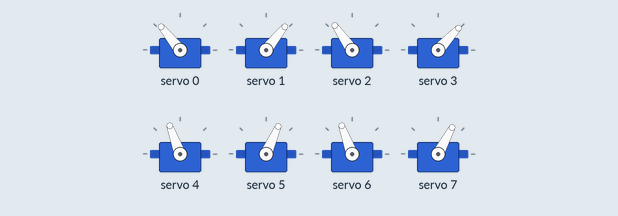
A sketch run on a simulated Arduino Uno, built with avr-gcc and run on an emulated ATmega328P. Parts: 8 × servo. What the sketch prints to the serial monitor is not drawn.

Above: at 0.1 s.
At 4.59 s:
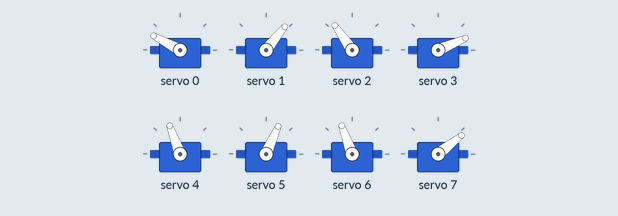
At 9.6 s:
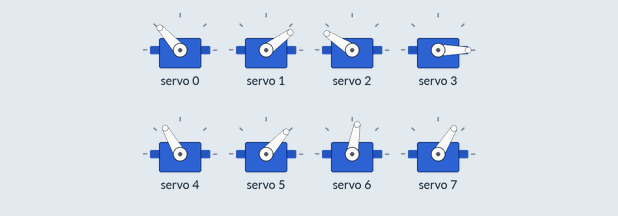
At 19.64 s:
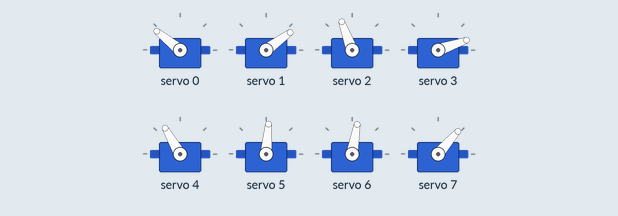
At 29.69 s:
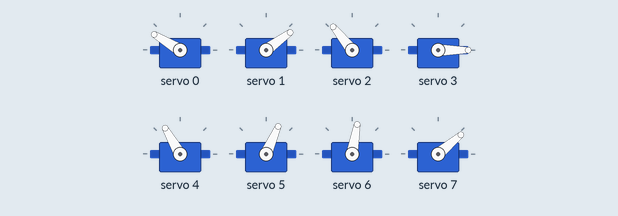
At 39.72 s:
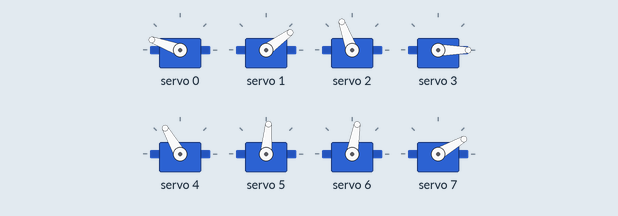
Timing chart, 0 to 40.0 s (numbered marks = the images above):
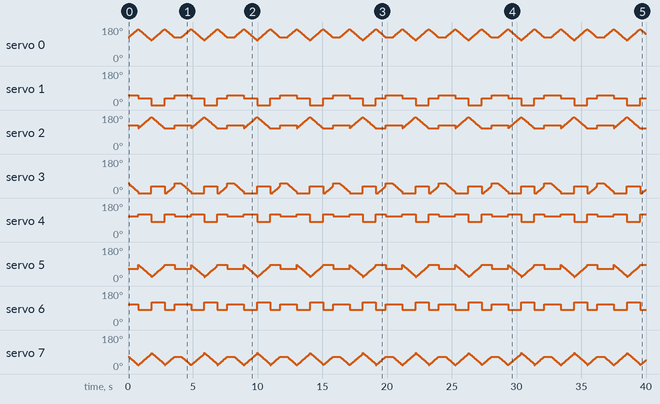

Measured:
- by itself, servo 1: repeats every 4.1 s: 0° 1.0 s, 36° 0.76 s, 51° 1.3 s, 36° 1.0 s
- by itself, servo 4: repeats every 4.1 s: 80° 1.0 s, 120° 0.76 s, 110° 1.3 s, 120° 1.0 s
- by itself, servo 6: repeats every 4.1 s: 120° 1.0 s, 80° 0.76 s, 110° 1.3 s, 80° 1.0 s

The sketch:

8_servi_walk.ino
```cpp
#include<Wire.h>
#include <Adafruit_PWMServoDriver.h>


// Create the PWM driver object
Adafruit_PWMServoDriver pwm = Adafruit_PWMServoDriver();

#define SERVOMIN  150 // This is the 'minimum' pulse length count (out of 4096)
#define SERVOMAX  600 // This is the 'maximum' pulse length count (out of 4096)
#define  FL_hip 0   // The servo channel number on the servo driver
#define  FL_knee 1
#define FR_hip 2
#define FR_knee 3
#define BL_hip 4
#define BL_knee 5
#define BR_hip 6
#define BR_knee 7

void setup() {
  // put your setup code here, to run once:
   Serial.begin(9600);
  Serial.println("Initializing Servo Driver...");

  pwm.begin();
  pwm.setPWMFreq(60);  // Analog servos run at ~60 Hz updates
  pwm.setPWM(0,0,angleToPulseLength(120));
  pwm.setPWM(1,0,angleToPulseLength(45));
  pwm.setPWM(2,0,angleToPulseLength(120));
  pwm.setPWM(3,0,angleToPulseLength(45));
  pwm.setPWM(4,0,angleToPulseLength(105));
  pwm.setPWM(5,0,angleToPulseLength(60));
  pwm.setPWM(6,0,angleToPulseLength(105));
  pwm.setPWM(7,0,angleToPulseLength(60));


  delay(10);

}
int angleToPulseLength(int angle) {
  return map(angle, 0, 180, SERVOMIN, SERVOMAX);
}
void first_walk_left(int curr_angle[],int FL_hip_angle,int FL_knee_angle,int FR_hip_angle,int FR_knee_angle,int BL_hip_angle,int BL_knee_angle,int BR_hip_angle,int BR_knee_angle){
    float FL_ratio_left=FL_knee_angle/FL_hip_angle;
    float FR_ratio_hip=FR_hip_angle/FL_hip_angle;
    float FR_ratio_knee=FR_knee_angle/FL_hip_angle;
    float BL_ratio_hip=BL_hip_angle/FL_hip_angle;
    float BL_ratio_knee=BL_knee_angle/FL_hip_angle;
    float BR_ratio_hip=BR_hip_angle/FL_hip_angle;
    float BR_ratio_knee=BR_knee_angle/FL_hip_angle;

  for(int i=0;i<=FL_hip_angle;i++){
    pwm.setPWM(0,0,angleToPulseLength(i+curr_angle[0]));
    pwm.setPWM(1,0,angleToPulseLength(-FL_ratio_left*i+curr_angle[1]));
    //delay(10);
    pwm.setPWM(2,0,angleToPulseLength(-FR_ratio_hip*i+curr_angle[2]));
    pwm.setPWM(3,0,angleToPulseLength(-FR_ratio_knee*i+curr_angle[3]));
    //delay(10);
    pwm.setPWM(4,0,angleToPulseLength(+BL_ratio_hip*i+curr_angle[4]));
    pwm.setPWM(5,0,angleToPulseLength(BL_ratio_knee*i+curr_angle[5]));
    //delay(10);
    pwm.setPWM(6,0,angleToPulseLength(-BR_ratio_hip*i+curr_angle[6]));
    pwm.setPWM(7,0,angleToPulseLength(-BR_ratio_knee*i+curr_angle[7]));

    delay(10);
  }
  pwm.setPWM(0,0,angleToPulseLength(curr_angle[0]+FL_hip_angle));
  pwm.setPWM(1,0,angleToPulseLength(curr_angle[1]-FL_knee_angle));
  pwm.setPWM(2,0,angleToPulseLength(curr_angle[2]-FR_hip_angle));
  pwm.setPWM(3,0,angleToPulseLength(curr_angle[3]-FR_knee_angle));
  pwm.setPWM(4,0,angleToPulseLength(curr_angle[4]+BL_hip_angle));
  pwm.setPWM(5,0,angleToPulseLength(curr_angle[5]+BL_knee_angle));
  pwm.setPWM(6,0,angleToPulseLength(curr_angle[6]-BR_hip_angle));
  pwm.setPWM(7,0,angleToPulseLength(curr_angle[7]-BR_knee_angle));

  curr_angle[0]+=FL_hip_angle;
  curr_angle[1]-=FL_knee_angle;
  curr_angle[2]-=FR_hip_angle;
  curr_angle[3]-=FR_knee_angle;
  curr_angle[4]+=BL_hip_angle;
  curr_angle[5]+=BL_knee_angle;
  curr_angle[6]-=BR_hip_angle;
  curr_angle[7]-=BR_knee_angle;

}
void walk_cycle(int curr_angle[],int FL_hip_angle,int FL_knee_angle,int FR_hip_angle,int FR_knee_angle,int BL_hip_angle,int BL_knee_angle,int BR_hip_angle,int BR_knee_angle){
  float FL_ratio_left=FL_knee_angle/FL_hip_angle;
    float FR_ratio_hip=FR_hip_angle/FL_hip_angle;
    float FR_ratio_knee=FR_knee_angle/FL_hip_angle;
    float BL_ratio_hip=BL_hip_angle/FL_hip_angle;
    float BL_ratio_knee=BL_knee_angle/FL_hip_angle;
    float BR_ratio_hip=BR_hip_angle/FL_hip_angle;
    float BR_ratio_knee=BR_knee_angle/FL_hip_angle;
  for(int i=0;i<=FL_hip_angle;i++){
    pwm.setPWM(0,0,angleToPulseLength(-i+curr_angle[0]));
    pwm.setPWM(1,0,angleToPulseLength(-FL_ratio_left*i+curr_angle[1]));
    //delay(10);
    pwm.setPWM(2,0,angleToPulseLength(+FR_ratio_hip*i+curr_angle[2]));
    pwm.setPWM(3,0,angleToPulseLength(+FR_ratio_knee*i+curr_angle[3]));
    //delay(10);
    pwm.setPWM(4,0,angleToPulseLength(-BL_ratio_hip*i+curr_angle[4]));
    pwm.setPWM(5,0,angleToPulseLength(-BL_ratio_knee*i+curr_angle[5]));
    //delay(10);
    pwm.setPWM(6,0,angleToPulseLength(+BR_ratio_hip*i+curr_angle[6]));
    pwm.setPWM(7,0,angleToPulseLength(+BR_ratio_knee*i+curr_angle[7]));
    delay(10);
  }
  pwm.setPWM(0,0,angleToPulseLength(curr_angle[0]-FL_hip_angle));
  pwm.setPWM(1,0,angleToPulseLength(curr_angle[1]-FL_knee_angle));
  pwm.setPWM(2,0,angleToPulseLength(curr_angle[2]+FR_hip_angle));
  pwm.setPWM(3,0,angleToPulseLength(curr_angle[3]+FR_knee_angle));
  pwm.setPWM(4,0,angleToPulseLength(curr_angle[4]-BL_hip_angle));
  pwm.setPWM(5,0,angleToPulseLength(curr_angle[5]-BL_knee_angle));
  pwm.setPWM(6,0,angleToPulseLength(curr_angle[6]+BR_hip_angle));
  pwm.setPWM(7,0,angleToPulseLength(curr_angle[7]+BR_knee_angle));


  curr_angle[0]-=FL_hip_angle;
  curr_angle[1]-=FL_knee_angle;
  curr_angle[2]+=FR_hip_angle;
  curr_angle[3]+=FR_knee_angle;
  curr_angle[4]-=BL_hip_angle;
  curr_angle[5]-=BL_knee_angle;
  curr_angle[6]+=BR_hip_angle;
  curr_angle[7]+=BR_knee_angle;


  for(int i=0;i<=FL_hip_angle;i++){
   pwm.setPWM(0,0,angleToPulseLength(+i+curr_angle[0]));
    pwm.setPWM(1,0,angleToPulseLength(+FL_ratio_left*i+curr_angle[1]));
    //delay(10);
    pwm.setPWM(2,0,angleToPulseLength(-FR_ratio_hip*i+curr_angle[2]));
    pwm.setPWM(3,0,angleToPulseLength(-FR_ratio_knee*i+curr_angle[3]));
    //delay(10);
    pwm.setPWM(4,0,angleToPulseLength(+BL_ratio_hip*i+curr_angle[4]));
    pwm.setPWM(5,0,angleToPulseLength(+BL_ratio_knee*i+curr_angle[5]));
    //delay(10);
    pwm.setPWM(6,0,angleToPulseLength(-BR_ratio_hip*i+curr_angle[6]));
    pwm.setPWM(7,0,angleToPulseLength(-BR_ratio_knee*i+curr_angle[7]));
    delay(10);
  }
  pwm.setPWM(0,0,angleToPulseLength(curr_angle[0]+FL_hip_angle));
  pwm.setPWM(1,0,angleToPulseLength(curr_angle[1]+FL_knee_angle));
  pwm.setPWM(2,0,angleToPulseLength(curr_angle[2]-FR_hip_angle));
  pwm.setPWM(3,0,angleToPulseLength(curr_angle[3]-FR_knee_angle));
  pwm.setPWM(4,0,angleToPulseLength(curr_angle[4]+BL_hip_angle));
  pwm.setPWM(5,0,angleToPulseLength(curr_angle[5]+BL_knee_angle));
  pwm.setPWM(6,0,angleToPulseLength(curr_angle[6]-BR_hip_angle));
  pwm.setPWM(7,0,angleToPulseLength(curr_angle[7]-BR_knee_angle));

  curr_angle[0]+=FL_hip_angle;
  curr_angle[1]+=FL_knee_angle;
  curr_angle[2]-=FR_hip_angle;
  curr_angle[3]-=FR_knee_angle;
  curr_angle[4]+=BL_hip_angle;
  curr_angle[5]+=BL_knee_angle;
  curr_angle[6]-=BR_hip_angle;
  curr_angle[7]-=BR_knee_angle;

}
void last_walk(int curr_angle[],int FL_hip_angle,int FL_knee_angle,int FR_hip_angle,int FR_knee_angle,int BL_hip_angle,int BL_knee_angle,int BR_hip_angle,int BR_knee_angle){
    float FL_ratio_left=FL_knee_angle/FL_hip_angle;
    float FR_ratio_hip=FR_hip_angle/FL_hip_angle;
    float FR_ratio_knee=FR_knee_angle/FL_hip_angle;
    float BL_ratio_hip=BL_hip_angle/FL_hip_angle;
    float BL_ratio_knee=BL_knee_angle/FL_hip_angle;
    float BR_ratio_hip=BR_hip_angle/FL_hip_angle;
    float BR_ratio_knee=BR_knee_angle/FL_hip_angle;
  for(int i=0;i<=FL_hip_angle;i++){
  pwm.setPWM(0,0,angleToPulseLength(-i+curr_angle[0]));
    pwm.setPWM(1,0,angleToPulseLength(+FL_ratio_left*i+curr_angle[1]));
    //delay(10);
    pwm.setPWM(2,0,angleToPulseLength(+FR_ratio_hip*i+curr_angle[2]));
    pwm.setPWM(3,0,angleToPulseLength(+FR_ratio_knee*i+curr_angle[3]));
    //delay(10);
    pwm.setPWM(4,0,angleToPulseLength(-BL_ratio_hip*i+curr_angle[4]));
    pwm.setPWM(5,0,angleToPulseLength(-BL_ratio_knee*i+curr_angle[5]));
    //delay(10);
    pwm.setPWM(6,0,angleToPulseLength(+BR_ratio_hip*i+curr_angle[6]));
    pwm.setPWM(7,0,angleToPulseLength(+BR_ratio_knee*i+curr_angle[7]));

    delay(10);

  }
  pwm.setPWM(0,0,angleToPulseLength(curr_angle[0]-FL_hip_angle));
  pwm.setPWM(1,0,angleToPulseLength(curr_angle[1]+FL_knee_angle));
  pwm.setPWM(2,0,angleToPulseLength(curr_angle[2]+FR_hip_angle));
  pwm.setPWM(3,0,angleToPulseLength(curr_angle[3]+FR_knee_angle));
   pwm.setPWM(4,0,angleToPulseLength(curr_angle[4]-BL_hip_angle));
  pwm.setPWM(5,0,angleToPulseLength(curr_angle[5]-BL_knee_angle));
  pwm.setPWM(6,0,angleToPulseLength(curr_angle[6]+BR_hip_angle));
  pwm.setPWM(7,0,angleToPulseLength(curr_angle[7]+BR_knee_angle));

  curr_angle[0]-=FL_hip_angle;
  curr_angle[1]+=FL_knee_angle;
  curr_angle[2]+=FR_hip_angle;
  curr_angle[3]+=FR_knee_angle;
  curr_angle[4]-=BL_hip_angle;
  curr_angle[5]-=BL_knee_angle;
  curr_angle[6]+=BR_hip_angle;
  curr_angle[7]+=BR_knee_angle;

}

void loop() {
  // put your main code here, to run repeatedly:


  int curr_angle[8];
  curr_angle[0]=120;
  curr_angle[1]=45;
  curr_angle[2]=120;
  curr_angle[3]=45;
  curr_angle[4]=105;
  curr_angle[5]=60;
  curr_angle[6]=105;
  curr_angle[7]=60;
  first_walk_left(curr_angle,45,15,15,60,10,20,30,45);
  walk_cycle(curr_angle,60,45,60,45,40,65,40,65);
  last_walk(curr_angle,45,15,15,60,10,20,30,45);

  // Hold start position for a moment
  delay(500);


}
```
